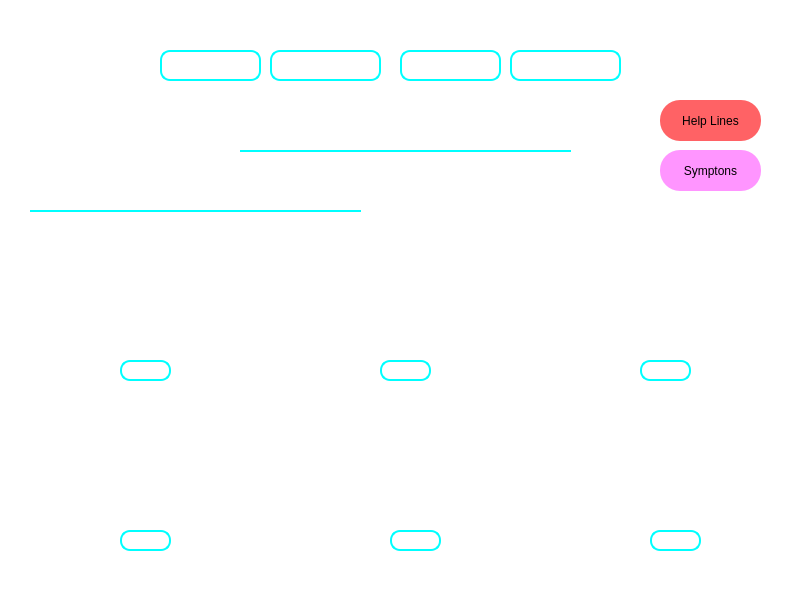
<?xml version="1.0" encoding="UTF-8"?>
<ui version="4.0">
 <class>details</class>
 <widget class="QMainWindow" name="details">
  <property name="geometry">
   <rect>
    <x>0</x>
    <y>0</y>
    <width>804</width>
    <height>597</height>
   </rect>
  </property>
  <property name="windowTitle">
   <string>MainWindow</string>
  </property>
  <property name="styleSheet">
   <string notr="true">background-color: white;</string>
  </property>
  <widget class="QWidget" name="centralwidget">
   <widget class="QLabel" name="label_2">
    <property name="geometry">
     <rect>
      <x>160</x>
      <y>50</y>
      <width>101</width>
      <height>31</height>
     </rect>
    </property>
    <property name="styleSheet">
     <string notr="true">color: Black;
Font-size:15px;
letter-spacing:1.2px;
border:2px solid cyan;
border-radius:10px;
background:none;
font-weight:bold;
color:white;</string>
    </property>
    <property name="text">
     <string>Home</string>
    </property>
    <property name="alignment">
     <set>Qt::AlignCenter</set>
    </property>
   </widget>
   <widget class="QLabel" name="label_3">
    <property name="geometry">
     <rect>
      <x>270</x>
      <y>50</y>
      <width>111</width>
      <height>31</height>
     </rect>
    </property>
    <property name="styleSheet">
     <string notr="true">color: Black;
Font-size:15px;
letter-spacing:1.2px;
border:2px solid cyan;
border-radius:10px;
background:none;
font-weight:bold;
color:white;</string>
    </property>
    <property name="text">
     <string>Precaution</string>
    </property>
    <property name="alignment">
     <set>Qt::AlignCenter</set>
    </property>
   </widget>
   <widget class="QLabel" name="label_4">
    <property name="geometry">
     <rect>
      <x>400</x>
      <y>50</y>
      <width>101</width>
      <height>31</height>
     </rect>
    </property>
    <property name="styleSheet">
     <string notr="true">color: Black;
Font-size:15px;
letter-spacing:1.2px;
border:2px solid cyan;
border-radius:10px;
background:none;
font-weight:bold;
color:white;</string>
    </property>
    <property name="text">
     <string>Latest</string>
    </property>
    <property name="alignment">
     <set>Qt::AlignCenter</set>
    </property>
   </widget>
   <widget class="QLabel" name="label_5">
    <property name="geometry">
     <rect>
      <x>510</x>
      <y>50</y>
      <width>111</width>
      <height>31</height>
     </rect>
    </property>
    <property name="styleSheet">
     <string notr="true">color: Black;
Font-size:15px;
letter-spacing:1.2px;
border:2px solid cyan;
border-radius:10px;
background:none;
font-weight:bold;
color:white;</string>
    </property>
    <property name="text">
     <string>Stats</string>
    </property>
    <property name="alignment">
     <set>Qt::AlignCenter</set>
    </property>
   </widget>
   <widget class="QPushButton" name="pushButton_2">
    <property name="geometry">
     <rect>
      <x>660</x>
      <y>100</y>
      <width>101</width>
      <height>41</height>
     </rect>
    </property>
    <property name="styleSheet">
     <string notr="true">QPushButton{border-radius:20px;
font: 12pt &quot;Times New Roman&quot;;
	
	background-color: rgb(255, 98, 101);

font: 75 10pt &quot;Times New Roman&quot;;
color: rgb(0, 0, 0);}
QPushButton:hover {

	background-color: rgb(255, 0, 4);
 	color: rgb(255, 255, 255);
}
QPushButton:pressed{
	background-color: rgb(170, 170, 255);
}
{    background: #F8B97A;
    border:2px solid black;
	border-radius:15px;
    color:Black;
    font-size: 15px;
    letter-spacing: 0.5px;
    font-family: 'Lato';
    font-weight: 200;}
</string>
    </property>
    <property name="text">
     <string>Help Lines</string>
    </property>
   </widget>
   <widget class="QLabel" name="label_6">
    <property name="geometry">
     <rect>
      <x>30</x>
      <y>10</y>
      <width>71</width>
      <height>81</height>
     </rect>
    </property>
    <property name="mouseTracking">
     <bool>true</bool>
    </property>
    <property name="styleSheet">
     <string notr="true">background:none</string>
    </property>
    <property name="text">
     <string/>
    </property>
    <property name="pixmap">
     <pixmap>cov.png</pixmap>
    </property>
    <property name="scaledContents">
     <bool>true</bool>
    </property>
    <property name="wordWrap">
     <bool>false</bool>
    </property>
   </widget>
   <widget class="QLabel" name="label_7">
    <property name="geometry">
     <rect>
      <x>10</x>
      <y>90</y>
      <width>141</width>
      <height>31</height>
     </rect>
    </property>
    <property name="styleSheet">
     <string notr="true">color:White;
Font-size:15px;
letter-spacing:0.5px;
background:none</string>
    </property>
    <property name="text">
     <string>|| Covid Tracker ||</string>
    </property>
   </widget>
   <widget class="QLabel" name="label_16">
    <property name="geometry">
     <rect>
      <x>0</x>
      <y>0</y>
      <width>801</width>
      <height>591</height>
     </rect>
    </property>
    <property name="styleSheet">
     <string notr="true"/>
    </property>
    <property name="text">
     <string/>
    </property>
    <property name="pixmap">
     <pixmap>image (2).png</pixmap>
    </property>
    <property name="scaledContents">
     <bool>true</bool>
    </property>
   </widget>
   <widget class="QLabel" name="label_8">
    <property name="geometry">
     <rect>
      <x>30</x>
      <y>180</y>
      <width>321</width>
      <height>31</height>
     </rect>
    </property>
    <property name="styleSheet">
     <string notr="true">color: Black;
Font-size:15px;
letter-spacing:1.2px;
border-radius:15px;
background:none;
font-weight:bold;
color:white;
</string>
    </property>
    <property name="text">
     <string>&lt;html&gt;&lt;head/&gt;&lt;body&gt;&lt;p align=&quot;center&quot;&gt;Government Updates / Announcements&lt;/p&gt;&lt;/body&gt;&lt;/html&gt;</string>
    </property>
   </widget>
   <widget class="QLabel" name="label_9">
    <property name="geometry">
     <rect>
      <x>120</x>
      <y>360</y>
      <width>51</width>
      <height>21</height>
     </rect>
    </property>
    <property name="styleSheet">
     <string notr="true">color: Black;
Font-size:10px;
letter-spacing:1.2px;
border:2px solid cyan;
border-radius:10px;
background:none;
font-weight:bold;
color:white;

</string>
    </property>
    <property name="text">
     <string>&lt;html&gt;&lt;head/&gt;&lt;body&gt;&lt;p align=&quot;center&quot;&gt;PDF&lt;/p&gt;&lt;/body&gt;&lt;/html&gt;</string>
    </property>
   </widget>
   <widget class="QLabel" name="label1">
    <property name="geometry">
     <rect>
      <x>240</x>
      <y>110</y>
      <width>321</width>
      <height>41</height>
     </rect>
    </property>
    <property name="styleSheet">
     <string notr="true">color: Black;
Font-size:20px;
letter-spacing:1.2px;
border-radius:15px;
background:none;
font-weight:bold;
color:white;
</string>
    </property>
    <property name="text">
     <string>&lt;html&gt;&lt;head/&gt;&lt;body&gt;&lt;p align=&quot;center&quot;&gt;&lt;span style=&quot; font-weight:600;&quot;&gt;Latest Updates/Guidelines&lt;/span&gt;&lt;/p&gt;&lt;/body&gt;&lt;/html&gt;</string>
    </property>
   </widget>
   <widget class="QLabel" name="label_10">
    <property name="geometry">
     <rect>
      <x>380</x>
      <y>360</y>
      <width>51</width>
      <height>21</height>
     </rect>
    </property>
    <property name="styleSheet">
     <string notr="true">color: Black;
Font-size:10px;
letter-spacing:1.2px;
border:2px solid cyan;
border-radius:10px;
background:none;
font-weight:bold;
color:white;

</string>
    </property>
    <property name="text">
     <string>&lt;html&gt;&lt;head/&gt;&lt;body&gt;&lt;p align=&quot;center&quot;&gt;PDF&lt;/p&gt;&lt;/body&gt;&lt;/html&gt;</string>
    </property>
   </widget>
   <widget class="QLabel" name="label_11">
    <property name="geometry">
     <rect>
      <x>640</x>
      <y>360</y>
      <width>51</width>
      <height>21</height>
     </rect>
    </property>
    <property name="styleSheet">
     <string notr="true">color: Black;
Font-size:10px;
letter-spacing:1.2px;
border:2px solid cyan;
border-radius:10px;
background:none;
font-weight:bold;
color:white;

</string>
    </property>
    <property name="text">
     <string>&lt;html&gt;&lt;head/&gt;&lt;body&gt;&lt;p align=&quot;center&quot;&gt;PDF&lt;/p&gt;&lt;/body&gt;&lt;/html&gt;</string>
    </property>
   </widget>
   <widget class="QLabel" name="label_12">
    <property name="geometry">
     <rect>
      <x>390</x>
      <y>530</y>
      <width>51</width>
      <height>21</height>
     </rect>
    </property>
    <property name="styleSheet">
     <string notr="true">color: Black;
Font-size:10px;
letter-spacing:1.2px;
border:2px solid cyan;
border-radius:10px;
background:none;
font-weight:bold;
color:white;
</string>
    </property>
    <property name="text">
     <string>&lt;html&gt;&lt;head/&gt;&lt;body&gt;&lt;p align=&quot;center&quot;&gt;PDF&lt;/p&gt;&lt;/body&gt;&lt;/html&gt;</string>
    </property>
   </widget>
   <widget class="QPushButton" name="pushButton4">
    <property name="geometry">
     <rect>
      <x>660</x>
      <y>150</y>
      <width>101</width>
      <height>41</height>
     </rect>
    </property>
    <property name="styleSheet">
     <string notr="true">QPushButton{
border-radius:20px;
font: 12pt &quot;Times New Roman&quot;;
	background-color: rgb(255, 149, 255);

font: 75 10pt &quot;Times New Roman&quot;;
color: rgb(0, 0, 0);}
QPushButton:hover {
	
	background-color: rgb(255, 73, 255);
 	color: rgb(255, 255, 255);
}
QPushButton:pressed{
	background-color: rgb(170, 170, 255);
}</string>
    </property>
    <property name="text">
     <string>Symptons</string>
    </property>
   </widget>
   <widget class="QLabel" name="label_13">
    <property name="geometry">
     <rect>
      <x>650</x>
      <y>530</y>
      <width>51</width>
      <height>21</height>
     </rect>
    </property>
    <property name="styleSheet">
     <string notr="true">color: Black;
Font-size:10px;
letter-spacing:1.2px;
border:2px solid cyan;
border-radius:10px;
background:none;
font-weight:bold;
color:white;
</string>
    </property>
    <property name="text">
     <string>&lt;html&gt;&lt;head/&gt;&lt;body&gt;&lt;p align=&quot;center&quot;&gt;PDF&lt;/p&gt;&lt;/body&gt;&lt;/html&gt;</string>
    </property>
   </widget>
   <widget class="QLabel" name="label_14">
    <property name="geometry">
     <rect>
      <x>120</x>
      <y>530</y>
      <width>51</width>
      <height>21</height>
     </rect>
    </property>
    <property name="styleSheet">
     <string notr="true">color: Black;
Font-size:10px;
letter-spacing:1.2px;
border:2px solid cyan;
border-radius:10px;
background:none;
font-weight:bold;
color:white;

</string>
    </property>
    <property name="text">
     <string>&lt;html&gt;&lt;head/&gt;&lt;body&gt;&lt;p align=&quot;center&quot;&gt;PDF&lt;/p&gt;&lt;/body&gt;&lt;/html&gt;</string>
    </property>
   </widget>
   <widget class="QLabel" name="label">
    <property name="geometry">
     <rect>
      <x>60</x>
      <y>230</y>
      <width>181</width>
      <height>121</height>
     </rect>
    </property>
    <property name="text">
     <string/>
    </property>
    <property name="pixmap">
     <pixmap>Screenshot 2022-03-15 223002.png</pixmap>
    </property>
    <property name="scaledContents">
     <bool>true</bool>
    </property>
   </widget>
   <widget class="QLabel" name="label_15">
    <property name="geometry">
     <rect>
      <x>56</x>
      <y>402</y>
      <width>181</width>
      <height>121</height>
     </rect>
    </property>
    <property name="text">
     <string/>
    </property>
    <property name="pixmap">
     <pixmap>Screenshot 2022-03-15 223210.png</pixmap>
    </property>
    <property name="scaledContents">
     <bool>true</bool>
    </property>
   </widget>
   <widget class="QLabel" name="label_18">
    <property name="geometry">
     <rect>
      <x>310</x>
      <y>230</y>
      <width>191</width>
      <height>121</height>
     </rect>
    </property>
    <property name="text">
     <string/>
    </property>
    <property name="pixmap">
     <pixmap>Screenshot 2022-03-15 223054.png</pixmap>
    </property>
    <property name="scaledContents">
     <bool>true</bool>
    </property>
   </widget>
   <widget class="QLabel" name="label_19">
    <property name="geometry">
     <rect>
      <x>576</x>
      <y>232</y>
      <width>181</width>
      <height>121</height>
     </rect>
    </property>
    <property name="text">
     <string/>
    </property>
    <property name="pixmap">
     <pixmap>Screenshot 2022-03-15 223144.png</pixmap>
    </property>
    <property name="scaledContents">
     <bool>true</bool>
    </property>
   </widget>
   <widget class="QLabel" name="label_20">
    <property name="geometry">
     <rect>
      <x>320</x>
      <y>400</y>
      <width>181</width>
      <height>121</height>
     </rect>
    </property>
    <property name="text">
     <string/>
    </property>
    <property name="pixmap">
     <pixmap>Screenshot 2022-03-15 223232.png</pixmap>
    </property>
    <property name="scaledContents">
     <bool>true</bool>
    </property>
   </widget>
   <widget class="QLabel" name="label_17">
    <property name="geometry">
     <rect>
      <x>580</x>
      <y>400</y>
      <width>181</width>
      <height>121</height>
     </rect>
    </property>
    <property name="text">
     <string/>
    </property>
    <property name="pixmap">
     <pixmap>Screenshot 2022-03-15 223251.png</pixmap>
    </property>
    <property name="scaledContents">
     <bool>true</bool>
    </property>
   </widget>
   <widget class="QLabel" name="label_21">
    <property name="geometry">
     <rect>
      <x>630</x>
      <y>80</y>
      <width>171</width>
      <height>20</height>
     </rect>
    </property>
    <property name="font">
     <font>
      <pointsize>10</pointsize>
      <weight>75</weight>
      <bold>true</bold>
     </font>
    </property>
    <property name="styleSheet">
     <string notr="true">color:white;
background:none;</string>
    </property>
    <property name="text">
     <string>Welcome, Anurag Yadav</string>
    </property>
    <property name="alignment">
     <set>Qt::AlignCenter</set>
    </property>
   </widget>
   <widget class="QLabel" name="label_22">
    <property name="geometry">
     <rect>
      <x>680</x>
      <y>20</y>
      <width>61</width>
      <height>61</height>
     </rect>
    </property>
    <property name="styleSheet">
     <string notr="true">background:none;</string>
    </property>
    <property name="text">
     <string/>
    </property>
    <property name="pixmap">
     <pixmap>User icon.png</pixmap>
    </property>
    <property name="scaledContents">
     <bool>true</bool>
    </property>
   </widget>
   <widget class="QLabel" name="label_23">
    <property name="geometry">
     <rect>
      <x>240</x>
      <y>150</y>
      <width>331</width>
      <height>20</height>
     </rect>
    </property>
    <property name="styleSheet">
     <string notr="true">background:none;
border-top:2px solid cyan;</string>
    </property>
    <property name="text">
     <string/>
    </property>
   </widget>
   <widget class="QLabel" name="label_24">
    <property name="geometry">
     <rect>
      <x>30</x>
      <y>210</y>
      <width>331</width>
      <height>20</height>
     </rect>
    </property>
    <property name="styleSheet">
     <string notr="true">background:none;
border-top:2px solid cyan;</string>
    </property>
    <property name="text">
     <string/>
    </property>
   </widget>
   <zorder>label_16</zorder>
   <zorder>label_2</zorder>
   <zorder>label_3</zorder>
   <zorder>label_4</zorder>
   <zorder>label_5</zorder>
   <zorder>pushButton_2</zorder>
   <zorder>label_6</zorder>
   <zorder>label_7</zorder>
   <zorder>label_8</zorder>
   <zorder>label_9</zorder>
   <zorder>label1</zorder>
   <zorder>label_10</zorder>
   <zorder>label_11</zorder>
   <zorder>label_12</zorder>
   <zorder>pushButton4</zorder>
   <zorder>label_13</zorder>
   <zorder>label_14</zorder>
   <zorder>label</zorder>
   <zorder>label_15</zorder>
   <zorder>label_18</zorder>
   <zorder>label_19</zorder>
   <zorder>label_20</zorder>
   <zorder>label_17</zorder>
   <zorder>label_21</zorder>
   <zorder>label_22</zorder>
   <zorder>label_23</zorder>
   <zorder>label_24</zorder>
  </widget>
  <widget class="QMenuBar" name="menubar">
   <property name="geometry">
    <rect>
     <x>0</x>
     <y>0</y>
     <width>804</width>
     <height>21</height>
    </rect>
   </property>
  </widget>
 </widget>
 <resources/>
 <connections/>
</ui>
